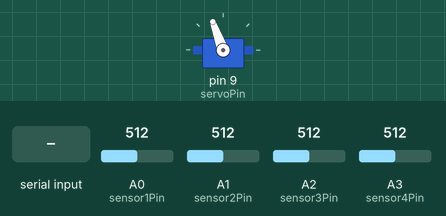
This sketch was run on a simulated Arduino Uno, built with avr-gcc and run on an emulated ATmega328P. Parts: servo. Inputs (shaded band) come from the test bench; at power-on: A0 (sensor1Pin) = 512, A1 (sensor2Pin) = 512, A2 (sensor3Pin) = 512, A3 (sensor4Pin) = 512. What the sketch prints to the serial monitor is not drawn.

Above: at 1.2 s.
1.3 s: "y" received over Serial
At 1.78 s:
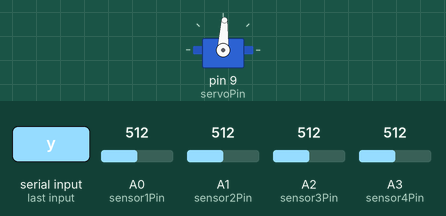
At 2.9 s:
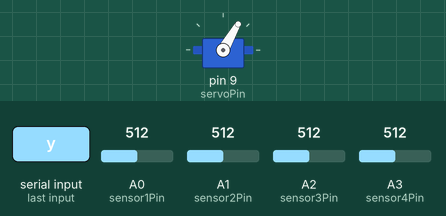
Timing chart, 0 to 5.8 s (numbered marks = the images above; inputs shaded):
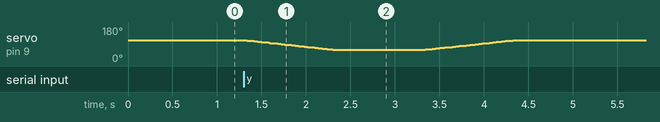

The sketch:

PhysicalTesterSpeedMessurment.ino
```cpp
#include <Servo.h>

Servo myServo;

// Define pins for 4 sensors
const int sensor1Pin = A0;
const int sensor2Pin = A1;
const int sensor3Pin = A2;
const int sensor4Pin = A3;
const int servoPin = 9;

// Define thresholds for each sensor
const int threshold1 = 50;
const int threshold2 = 20;
const int threshold3 = 20;
const int threshold4 = 20;

// Timing variables
unsigned long sensor1Time = 0;
unsigned long sensor2Time = 0;
unsigned long sensor3Time = 0;
unsigned long sensor4Time = 0;

// Time differences
unsigned long time1to2 = 0;
unsigned long time2to3 = 0;
unsigned long time3to4 = 0;
unsigned long totalTime = 0;

// Trigger flags
bool sensor1Triggered = false;
bool sensor2Triggered = false;
bool sensor3Triggered = false;
bool sensor4Triggered = false;

// Control variables
unsigned long lastReadTime = 0;
const unsigned long readInterval = 1;

// Servo control variables
int currentServoPos = 110;
int targetServoPos = 110;
unsigned long lastServoMove = 0;
const int servoMoveDelay = 20;
bool isMovingDown = false;
bool isWaiting = false;
unsigned long waitStartTime = 0;
const unsigned long waitDuration = 1000;

// Measurement counter
int measurementCount = 0;

void setup() {
  Serial.begin(9600);
  myServo.attach(servoPin);
  myServo.write(currentServoPos);

  // Print CSV header
  Serial.println("Measurement,Time1to2(ms),Time2to3(ms),Time3to4(ms),TotalTime(ms)");
}

void loop() {
  unsigned long currentTime = millis();

  // Servo control
  if (Serial.available() > 0) {
    char input = Serial.read();
    if (input == 'y' && currentServoPos == 110) {
      targetServoPos = 60;
      isMovingDown = true;
    }
  }

  // Handle servo movement
  if (currentTime - lastServoMove >= servoMoveDelay) {
    lastServoMove = currentTime;

    if (isMovingDown && !isWaiting) {
      if (currentServoPos > targetServoPos) {
        currentServoPos--;
        myServo.write(currentServoPos);
      } else {
        isWaiting = true;
        waitStartTime = currentTime;
      }
    } else if (isWaiting && (currentTime - waitStartTime >= waitDuration)) {
      isWaiting = false;
      isMovingDown = false;
      targetServoPos = 110;
    } else if (!isMovingDown && !isWaiting) {
      if (currentServoPos < targetServoPos) {
        currentServoPos++;
        myServo.write(currentServoPos);
      }
    }
  }

  // Sensor reading and timing logic
  if (currentTime - lastReadTime >= readInterval) {
    lastReadTime = currentTime;

    int sensor1Value = analogRead(sensor1Pin);
    int sensor2Value = analogRead(sensor2Pin);
    int sensor3Value = analogRead(sensor3Pin);
    int sensor4Value = analogRead(sensor4Pin);

    // Sensor 1 (now first sensor)
    if (!sensor1Triggered && sensor1Value < threshold1) {
      sensor1Time = currentTime;
      sensor1Triggered = true;
    }

    // Sensor 2
    if (sensor1Triggered && !sensor2Triggered && sensor2Value < threshold2) {
      sensor2Time = currentTime;
      sensor2Triggered = true;
      time1to2 = sensor2Time - sensor1Time;
    }

    // Sensor 3
    if (sensor2Triggered && !sensor3Triggered && sensor3Value < threshold3) {
      sensor3Time = currentTime;
      sensor3Triggered = true;
      time2to3 = sensor3Time - sensor2Time;
    }

    // Sensor 4 (final sensor)
    if (sensor3Triggered && !sensor4Triggered && sensor4Value < threshold4) {
      sensor4Time = currentTime;
      sensor4Triggered = true;
      time3to4 = sensor4Time - sensor3Time;
      totalTime = sensor4Time - sensor1Time;  // Total time now from sensor 1 to 4

      // Increment measurement counter
      measurementCount++;

      // Print final results
      Serial.println("\n=== FINAL RESULTS ===");
      Serial.print("Time 1->2: "); Serial.print(time1to2); Serial.println(" us");
      Serial.print("Time 2->3: "); Serial.print(time2to3); Serial.println(" us");
      Serial.print("Time 3->4: "); Serial.print(time3to4); Serial.println(" us");
      Serial.print("Total time (1->4): "); Serial.print(totalTime); Serial.println(" us");
      Serial.println("===================\n");

      // Reset all triggers for next measurement
      sensor1Triggered = false;
      sensor2Triggered = false;
      sensor3Triggered = false;
      sensor4Triggered = false;
    }
  }
}
```
